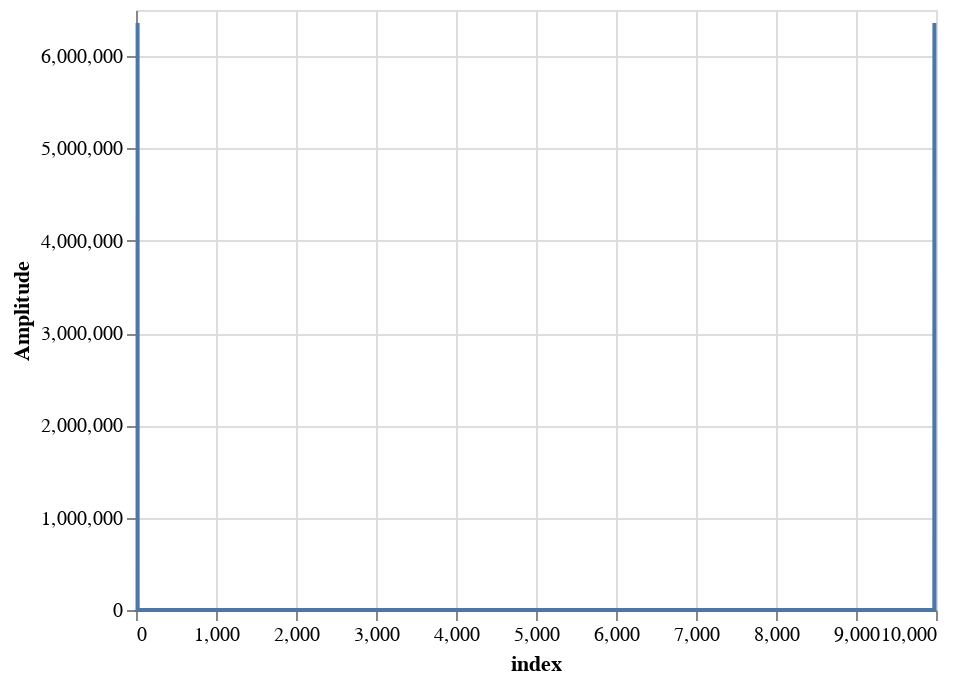

The notebook cell saved with this chart:
### Markdown cell above
As you can see, the graph looks much different than before, and is shaped almost like a Gaussian wave packet. 

So now, just to take this a step further and look at the effect of windowing on the Fourier transform, lets take the Fourier transform of both the original and the windowed data. We can do this fairly simply with scipy, however this returns an array that includes imaginary values, so we just have to do a little bit of manipulation to get all real values, and convert this back into a dataframe so that we can plot it with altair as follows.

### Code cell
import scipy as py

fourier = py.fft(waveform['y'])
fourier1 = np.absolute(fourier)
fourier2 = np.square(fourier1)
fourier3 = pd.DataFrame(fourier2, columns=['Amplitude'])
alt.Chart(fourier3.reset_index()).mark_line().encode(
    alt.X('index:Q',
       
    ),
    y='Amplitude:Q'
)

### Figure 1 — Vega-Lite specification as saved in the notebook (floating-point values rounded to 4 significant figures; data arrays with more than 128 entries replaced by an {"elided": "..."} marker saying what was removed)
{"config": {"view": {"continuousWidth": 400, "continuousHeight": 300}}, "data": {"name": "data-c04714f260831da1a13e3196647b1541"}, "mark": "line", "encoding": {"x": {"type": "quantitative", "field": "index"}, "y": {"type": "quantitative", "field": "Amplitude"}}, "$schema": "https://vega.github.io/schema/vega-lite/v4.8.1.json", "datasets": {"data-c04714f260831da1a13e3196647b1541": {"elided": "10000 records"}}}
